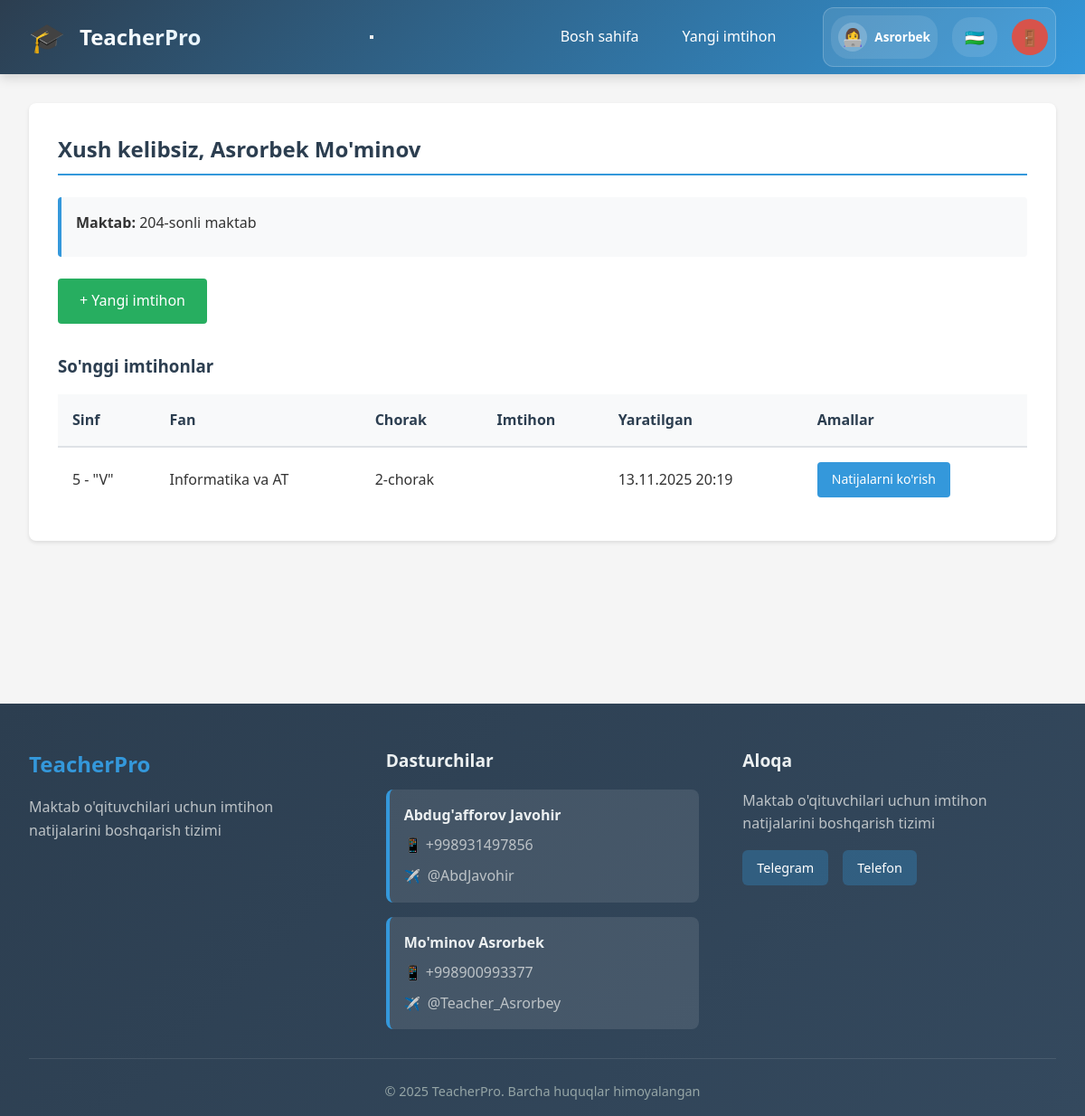
Screenshot of /teacher/dashboard (signed in) with the database file from the repository.
### models.py (models this page shows, shortened)
class Base(DeclarativeBase):
    pass

class Employee(Base):
    __tablename__ = 'employees'
    id = Column(Integer, primary_key=True)
    username = Column(String(80), unique=True, nullable=False)
    password_hash = Column(String(200), nullable=False)
    first_name = Column(String(100), nullable=False)
    last_name = Column(String(100), nullable=False)
    email = Column(String(100))
    is_admin = Column(Boolean, default=False)
    is_active = Column(Boolean, default=True)
    school_id = Column(Integer, ForeignKey('schools.id'), nullable=True)
    staff_title_id = Column(Integer, ForeignKey('staff_titles.id'), nullable=True)
    created_at = Column(DateTime, default=datetime.utcnow)
    updated_at = Column(DateTime, default=datetime.utcnow, onupdate=datetime.utcnow)
    school = relationship('School', back_populates='employees')
    staff_title = relationship('StaffTitle', back_populates='employees')
    assigned_classes = relationship('SchoolClass', secondary='teacher_classes', back_populates='assigned_teachers')
    assigned_subjects = relationship('Subject', secondary='teacher_subjects', back_populates='assigned_teachers')

class School(Base):
    __tablename__ = 'schools'
    id = Column(Integer, primary_key=True)
    name = Column(String(200), nullable=False)
    address = Column(Text)
    phone = Column(String(50))
    email = Column(String(100))
    created_at = Column(DateTime, default=datetime.utcnow)
    employees = relationship('Employee', back_populates='school', cascade='all, delete-orphan')
    classes = relationship('SchoolClass', back_populates='school', cascade='all, delete-orphan')

class SchoolClass(Base):
    __tablename__ = 'classes'
    id = Column(Integer, primary_key=True)
    name = Column(String(100), nullable=False)
    school_id = Column(Integer, ForeignKey('schools.id'), nullable=False)
    leader_first_name = Column(String(100), nullable=True)
    leader_last_name = Column(String(100), nullable=True)
    leader_phone = Column(String(50), nullable=True)
    created_at = Column(DateTime, default=datetime.utcnow)
    school = relationship('School', back_populates='classes')
    students = relationship('Student', back_populates='school_class', cascade='all, delete-orphan')
    exams = relationship('Exam', back_populates='school_class')
    assigned_teachers = relationship('Employee', secondary='teacher_classes', back_populates='assigned_classes')

class Subject(Base):
    __tablename__ = 'subjects'
    id = Column(Integer, primary_key=True)
    name = Column(String(100), nullable=False, unique=True)
    assigned_teachers = relationship('Employee', secondary='teacher_subjects', back_populates='assigned_subjects')

class Quarter(Base):
    __tablename__ = 'quarters'
    id = Column(Integer, primary_key=True)
    name = Column(String(50), nullable=False, unique=True)
    order_num = Column(Integer, nullable=False)

class Exam(Base):
    __tablename__ = 'exams'
    id = Column(Integer, primary_key=True)
    class_id = Column(Integer, ForeignKey('classes.id'), nullable=False)
    subject_id = Column(Integer, ForeignKey('subjects.id'), nullable=False)
    quarter_id = Column(Integer, ForeignKey('quarters.id'), nullable=False)
    exam_name_id = Column(Integer, ForeignKey('exam_names.id'), nullable=False)
    exam_type_id = Column(Integer, ForeignKey('exam_types.id'), nullable=False)
    teacher_id = Column(Integer, ForeignKey('employees.id'), nullable=False)
    created_at = Column(DateTime, default=datetime.utcnow)
    school_class = relationship('SchoolClass', back_populates='exams')
    subject = relationship('Subject')
    quarter = relationship('Quarter')
    exam_name = relationship('ExamName')
    exam_type = relationship('ExamType')
    teacher = relationship('Employee')
    questions = relationship('Question', back_populates='exam', cascade='all, delete-orphan')
    results = relationship('ExamResult', back_populates='exam', cascade='all, delete-orphan')

### routers/teacher.py (the view)
@router.get("/dashboard", response_class=HTMLResponse)
async def teacher_dashboard(
    request: Request,
    db: AsyncSession = Depends(get_db)
):
    teacher_id = request.session.get('user_id')
    teacher_result = await db.execute(select(Employee).where(Employee.id == teacher_id))
    employee = teacher_result.scalar_one_or_none()
    exams_result = await db.execute(
        select(Exam)
        .where(Exam.teacher_id == teacher_id)
        .order_by(Exam.created_at.desc())
        .limit(10)
    )
    exams = exams_result.scalars().all()
    exams_data = []
    for exam in exams:
        class_result = await db.execute(select(SchoolClass).where(SchoolClass.id == exam.class_id))
        class_obj = class_result.scalar_one_or_none()
        subject_result = await db.execute(select(Subject).where(Subject.id == exam.subject_id))
        subject = subject_result.scalar_one_or_none()
        quarter_result = await db.execute(select(Quarter).where(Quarter.id == exam.quarter_id))
        quarter = quarter_result.scalar_one_or_none()
        exam_name_result = await db.execute(select(ExamName).where(ExamName.id == exam.exam_name_id))
        exam_name = exam_name_result.scalar_one_or_none()
        exams_data.append({
            'id': exam.id,
            'class_name': class_obj.name if class_obj else '',
            'subject_name': subject.name if subject else '',
            'quarter_name': quarter.name if quarter else '',
            'exam_name': exam_name.name if exam_name else '',
            'created_at': exam.created_at
        })
    school = None
    if employee and employee.school_id:
        school_result = await db.execute(select(School).where(School.id == employee.school_id))
        school = school_result.scalar_one_or_none()
    context = await get_template_context(request)
    context.update({
        'employee': employee,
        'school': school,
        'exams': exams_data
    })
    return templates.TemplateResponse('teacher_dashboard.html', context)

### templates/teacher_dashboard.html (shortened to what this page needs)
{% extends "base.html" %}
{% block content %}
<div class="card">
    <h2>{{ _('welcome') }}, {{ session.full_name }}</h2>
    {% if school %}
    <div class="exam-info-box">
        <p><strong>{{ _('school') }}:</strong> {{ school.name }}</p>
    </div>
    {% endif %}
    <div style="margin-bottom: 2rem;">
        <a href="{{ url_for('create_exam') }}" class="btn btn-success">+ {{ _('create_exam') }}</a>
    </div>
    {% if exams %}
    <h3>{{ _('recent_exams') }}</h3>
    <table>
        <thead>
            <tr>
                <th>{{ _('class') }}</th>
                <th>{{ _('subject') }}</th>
                <th>{{ _('quarter') }}</th>
                <th>{{ _('exam') }}</th>
                <th>{{ _('created_at') }}</th>
                <th>{{ _('actions') }}</th>
            </tr>
        </thead>
        <tbody>
            {% for exam in exams %}
            <tr>
                <td>{{ exam.class_name }}</td>
                <td>{{ exam.subject_name }}</td>
                <td>{{ exam.quarter_name }}</td>
                <td>{{ exam.exam_name }}</td>
                <td>{{ exam.created_at.strftime('%d.%m.%Y %H:%M') }}</td>
                <td class="action-buttons">
                    <a href="{{ url_for('view_results', exam_id=exam.id) }}" class="btn btn-primary btn-sm">{{
                        _('view_results') }}</a>
                </td>
            </tr>
            {% endfor %}
        </tbody>
    </table>
    {% else %}
    <p>{{ _('no_exams_yet') }}</p>
    {% endif %}
</div>
{% endblock %}

### templates/base.html (shortened to what this page needs)
<!DOCTYPE html>
<html lang="{{ current_language }}">
<head>
    <link rel="stylesheet" href="{{ url_for('static', filename='style.css') }}">
</head>
<body>
    <nav class="navbar">
        <div class="nav-brand">
            <div class="nav-icon">🎓</div>
            <h1>{{ _('app_name') }}</h1>
        </div>
        <button class="hamburger-menu" id="hamburgerMenu">
        </button>
        <div class="nav-links">
            {% if session.user_id %}
            <div class="nav-menu" id="navMenu">
                {% if session.is_admin %}
                <a href="{{ url_for('admin_dashboard') }}"
                    class="nav-link {% if request.endpoint == 'admin_dashboard' %}active{% endif %}">
                    {{ _('dashboard') }}
                </a>
                <a href="{{ url_for('schools_list') }}"
                    class="nav-link {% if request.endpoint == 'schools_list' %}active{% endif %}">
                    {{ _('schools') }}
                </a>
                <a href="{{ url_for('employees_list') }}"
                    class="nav-link {% if request.endpoint == 'employees_list' %}active{% endif %}">
                    {{ _('employees') }}
                </a>
                <div class="nav-dropdown" id="settingsDropdown">
                    <a href="#" class="nav-link">
                        {{ _('settings') }}
                        <span class="dropdown-arrow">▼</span>
                    </a>
                    <div class="dropdown-menu" style="background: #638ba7;">
                        <a href="{{ url_for('subjects_list') }}" class="dropdown-link">{{ _('subjects') }}</a>
                        <a href="{{ url_for('quarters_list') }}" class="dropdown-link">{{ _('quarters') }}</a>
                        <a href="{{ url_for('exam_names_list') }}" class="dropdown-link">{{ _('exam_names') }}</a>
                        <a href="{{ url_for('exam_types_list') }}" class="dropdown-link">{{ _('exam_types') }}</a>
                        <a href="{{ url_for('question_types_list') }}" class="dropdown-link">{{ _('question_types')
                            }}</a>
                        <a href="{{ url_for('staff_titles_list') }}" class="dropdown-link">{{ _('staff_titles') }}</a>
                        <a href="{{ url_for('manage_languages') }}" class="dropdown-link">{{ _('manage_languages')
                            }}</a>
                    </div>
                </div>
                {% else %}
                <a href="{{ url_for('teacher_dashboard') }}"
                    class="nav-link {% if request.endpoint == 'teacher_dashboard' %}active{% endif %}">
                    {{ _('dashboard') }}
                </a>
                <a href="{{ url_for('create_exam') }}"
                    class="nav-link {% if request.endpoint == 'create_exam' %}active{% endif %}">
                    {{ _('create_exam') }}
                </a>
                {% endif %}
            </div>
            <div class="nav-user" id="navUser">
                <div class="user-info-compact">
                    <span class="user-avatar">👩‍💻</span>
                    <span class="user-name-short">{{ session.full_name.split(' ')[0] }}</span>
                </div>
                <div class="language-selector-compact">
                    <div class="language-current" id="languageCurrent">
                        {% if current_language == 'uz' %}🇺🇿{% endif %}
                    </div>
                </div>
                <a href="{{ url_for('logout') }}" class="logout-btn-compact" title="{{ _('logout') }}">
                    <span class="logout-icon">🚪</span>
                </a>
            </div>
            {% endif %}
        </div>
    </nav>
    <div class="container">
        {% block content %}{% endblock %}
    </div>
    <footer class="footer">
        <div class="footer-content">
            <div class="footer-section">
                <h3>{{ _('app_name') }}</h3>
                <p>{{ _('footer_description') }}</p>
            </div>
            <div class="footer-section">
                <h4>{{ _('developers') }}</h4>
                <div class="developer-info">
                    <div class="developer">
                        <strong>Abdug'afforov Javohir</strong>
                        <div class="developer-contacts">
                            <span class="contact-item">📱 +998931497856</span>
                            <a href="https://t.me/AbdJavohir" class="contact-link" target="_blank">
                                <span class="telegram-icon">✈️</span> @AbdJavohir
                            </a>
                        </div>
                    </div>
                    <div class="developer">
                        <strong>Mo'minov Asrorbek</strong>
                        <div class="developer-contacts">
                            <span class="contact-item">📱 +998900993377</span>
                            <a href="https://t.me/Teacher_Asrorbey" class="contact-link" target="_blank">
                                <span class="telegram-icon">✈️</span> @Teacher_Asrorbey
                            </a>
                        </div>
                    </div>
                </div>
            </div>
            <div class="footer-section">
                <h4>{{ _('contact') }}</h4>
                <p>{{ _('footer_description') }}</p>
                <div class="footer-links">
                    <a href="https://t.me/AbdJavohir" class="footer-link" target="_blank">Telegram</a>
                    <a href="tel:+998931497856" class="footer-link">{{ _('phone') }}</a>
                </div>
            </div>
        </div>
        <div class="footer-bottom">
            <p>&copy; 2025 {{ _('app_name') }}. {{ _('all_rights_reserved') }}</p>
        </div>
    </footer>
</body>
</html>

### rows the page displays
Employee: full_name "Asrorbek"
School: name "204-sonli maktab"
SchoolClass: class_name "5 - \"V\""
Subject: subject_name "Informatika va AT"
Quarter: quarter_name "2-chorak"
Exam: created_at "13.11.2025 20:19"

### other values shown
{{ session.full_name }} "Asrorbek Mo'minov"
